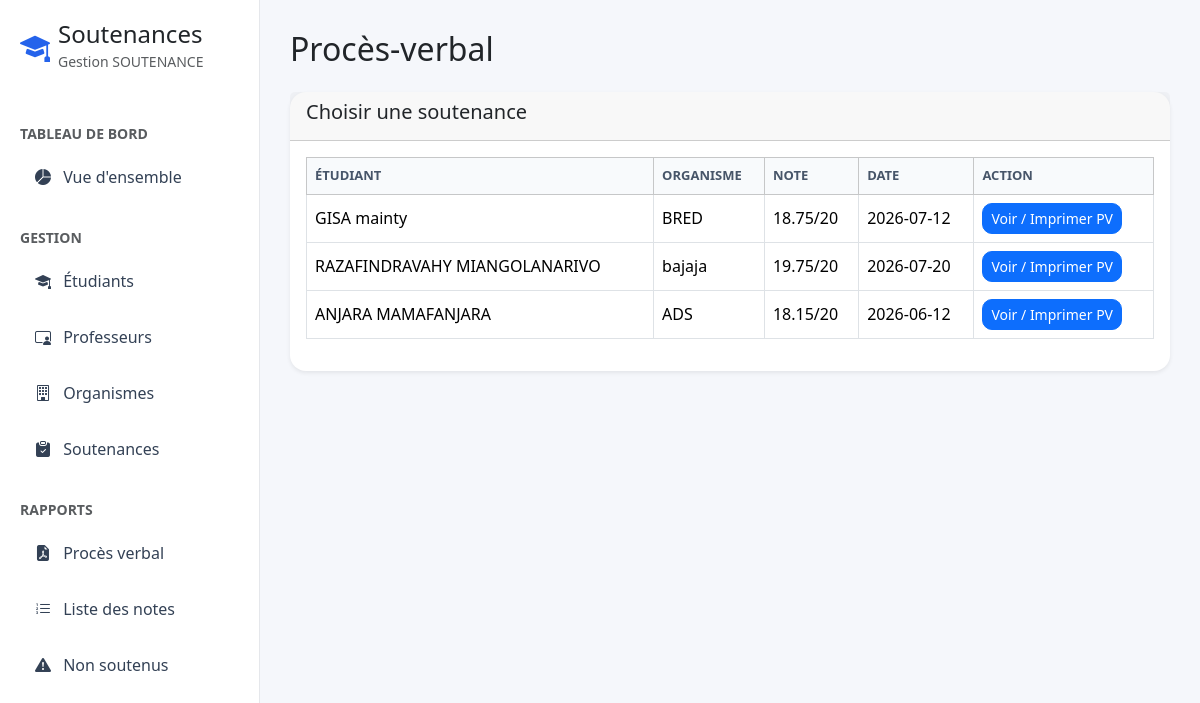
The page /pages/proces_verbal.php on the database its author committed.
### tables this page shows
CREATE TABLE `soutenir` (
  `id` int(11) NOT NULL,
  `matricule` varchar(20) NOT NULL,
  `idorg` int(11) NOT NULL,
  `annee_univ` varchar(20) NOT NULL,
  `note` decimal(4,2) NOT NULL,
  `president` varchar(255) NOT NULL,
  `examinateur` varchar(255) NOT NULL,
  `rapporteur_int` varchar(255) NOT NULL,
  `rapporteur_ext` varchar(255) NOT NULL,
  `date_soutenance` date NOT NULL
);

CREATE TABLE `etudiant` (
  `matricule` varchar(20) NOT NULL,
  `nom` varchar(100) NOT NULL,
  `prenoms` varchar(150) NOT NULL,
  `niveau` varchar(10) NOT NULL,
  `parcours` varchar(50) NOT NULL,
  `adr_email` varchar(150) DEFAULT NULL
);

CREATE TABLE `organisme` (
  `idorg` int(11) NOT NULL,
  `design` varchar(255) NOT NULL,
  `lieu` varchar(255) NOT NULL
);

### pages/proces_verbal.php (the view)
<?php
include("../includes/config.php");
include("../includes/header.php");
include("../includes/sidebar.php");
$result = mysqli_query($conn,"
SELECT s.*, e.nom, e.prenoms, e.niveau, e.parcours, o.design AS organisme
FROM soutenir s
LEFT JOIN etudiant e ON s.matricule = e.matricule
LEFT JOIN organisme o ON s.idorg = o.idorg
ORDER BY s.id DESC
");
?>
<div class="content">
    <h2 class="mb-4">Procès-verbal</h2>
    <div class="card shadow-sm">
        <div class="card-header">
            <h5>Choisir une soutenance</h5>
        </div>
        <div class="card-body">
            <table class="table table-bordered table-hover align-middle">
                <thead class="table-light">
                    <tr>
                        <th>Étudiant</th>
                        <th>Organisme</th>
                        <th>Note</th>
                        <th>Date</th>
                        <th>Action</th>
                    </tr>
                </thead>
                <tbody>
                <?php while($s = mysqli_fetch_assoc($result)){ ?>
                    <tr>
                        <td><?= $s['nom']; ?> <?= $s['prenoms']; ?></td>
                        <td><?= $s['organisme']; ?></td>
                        <td><?= $s['note']; ?>/20</td>
                        <td><?= $s['date_soutenance']; ?></td>
                        <td>
                            <a class="btn btn-primary btn-sm" href="pv_print.php?id=<?= $s['id']; ?>">
                                Voir / Imprimer PV
                            </a>
                        </td>
                    </tr>
                <?php } ?>
                </tbody>
            </table>
        </div>
    </div>
</div>
</body>
</html>

### includes/header.php (style rules this page uses)
* { margin:0; padding:0; box-sizing:border-box; }
html, body { width:100%; min-height:100%; overflow-x:hidden; overflow-y:auto; background:#f5f7fb; font-family:Segoe UI,Tahoma,Geneva,Verdana,sans-serif; }
.content { margin-left:260px; min-height:100vh; padding:30px; }
.card { border:none; border-radius:16px; box-shadow:0 6px 18px rgba(0,0,0,.08); }
.table th { background:#f8fafc; color:#475569; text-transform:uppercase; font-size:13px; }
.btn { border-radius:10px; }

### rows shown on the page
soutenir: matricule.nom "GISA", matricule.prenoms "mainty", idorg.design "BRED", note "18.75", date_soutenance "2026-07-12"
soutenir: matricule.nom "RAZAFINDRAVAHY", matricule.prenoms "MIANGOLANARIVO", idorg.design "bajaja", note "19.75", date_soutenance "2026-07-20"
soutenir: matricule.nom "ANJARA", matricule.prenoms "MAMAFANJARA", idorg.design "ADS", note "18.15", date_soutenance "2026-06-12"
